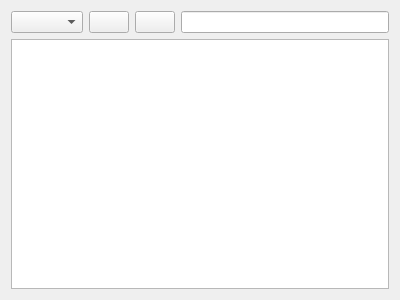
<?xml version="1.0" encoding="UTF-8"?>
<ui version="4.0">
 <class>LogWidget</class>
 <widget class="QWidget" name="LogWidget">
  <property name="geometry">
   <rect>
    <x>0</x>
    <y>0</y>
    <width>400</width>
    <height>300</height>
   </rect>
  </property>
  <property name="windowTitle">
   <string>Form</string>
  </property>
  <layout class="QVBoxLayout" name="verticalLayout">
   <item>
    <layout class="QHBoxLayout" name="horizontalLayout">
     <item>
      <widget class="QComboBox" name="channelSelector"/>
     </item>
     <item>
      <widget class="QPushButton" name="searchBackButton">
       <property name="text">
        <string/>
       </property>
      </widget>
     </item>
     <item>
      <widget class="QPushButton" name="searchForwardButton">
       <property name="text">
        <string/>
       </property>
      </widget>
     </item>
     <item>
      <widget class="QLineEdit" name="searchEdit"/>
     </item>
    </layout>
   </item>
   <item>
    <widget class="QTextEdit" name="logViewer"/>
   </item>
  </layout>
 </widget>
 <resources/>
 <connections/>
</ui>
